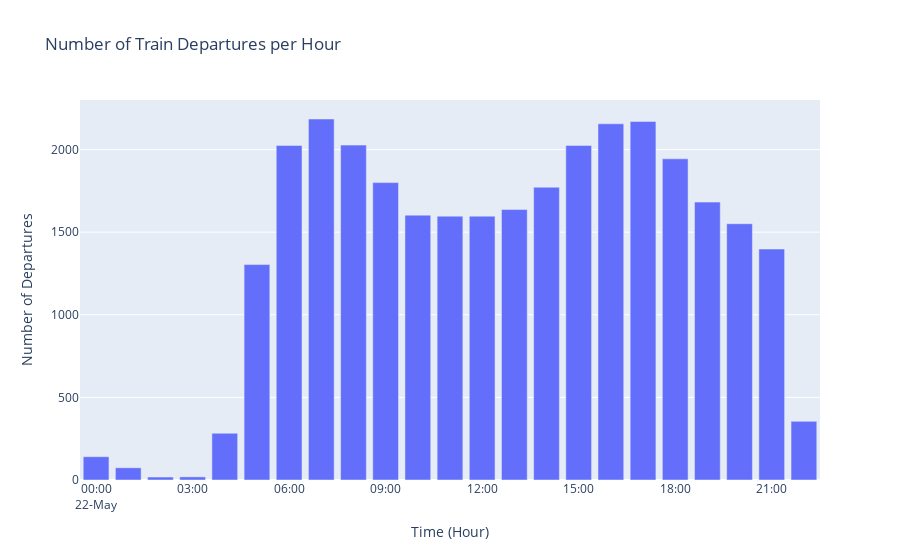

Notebook source saved alongside this figure:
### Code cell
# Group by hour and count departures
counts = df.groupby('Hour').size().reset_index(name='DepartureCount')

fig = px.bar(counts, 
             x='Hour', 
             y='DepartureCount',
             title="Number of Train Departures per Hour",
             labels={"Hour": "Time (Hour)", "DepartureCount": "Number of Departures"})

fig.update_layout(xaxis_tickformat='%H:%M\n%d-%b')

fig.show()

### Figure 1 — Plotly figure (JSON) as saved in the notebook; plotly's stock layout.template omitted (floating-point values rounded to 4 significant figures)
{"data": [{"hovertemplate": "Time (Hour)=%{x}<br>Number of Departures=%{y}<extra></extra>", "legendgroup": "", "marker": {"color": "#636efa", "pattern": {"shape": ""}}, "name": "", "orientation": "v", "showlegend": false, "textposition": "auto", "type": "bar", "x": ["2025-05-22T00:00:00.000000000", "2025-05-22T01:00:00.000000000", "2025-05-22T02:00:00.000000000", "2025-05-22T03:00:00.000000000", "2025-05-22T04:00:00.000000000", "2025-05-22T05:00:00.000000000", "2025-05-22T06:00:00.000000000", "2025-05-22T07:00:00.000000000", "2025-05-22T08:00:00.000000000", "2025-05-22T09:00:00.000000000", "2025-05-22T10:00:00.000000000", "2025-05-22T11:00:00.000000000", "2025-05-22T12:00:00.000000000", "2025-05-22T13:00:00.000000000", "2025-05-22T14:00:00.000000000", "2025-05-22T15:00:00.000000000", "2025-05-22T16:00:00.000000000", "2025-05-22T17:00:00.000000000", "2025-05-22T18:00:00.000000000", "2025-05-22T19:00:00.000000000", "2025-05-22T20:00:00.000000000", "2025-05-22T21:00:00.000000000", "2025-05-22T22:00:00.000000000"], "xaxis": "x", "y": [141, 74, 18, 19, 283, 1304, 2025, 2185, 2027, 1800, 1603, 1597, 1597, 1637, 1772, 2025, 2156, 2170, 1944, 1682, 1551, 1398, 355], "yaxis": "y"}], "layout": {"barmode": "relative", "legend": {"tracegroupgap": 0}, "title": {"text": "Number of Train Departures per Hour"}, "xaxis": {"anchor": "y", "domain": [0, 1], "tickformat": "%H:%M\n%d-%b", "title": {"text": "Time (Hour)"}}, "yaxis": {"anchor": "x", "domain": [0, 1], "title": {"text": "Number of Departures"}}}}
